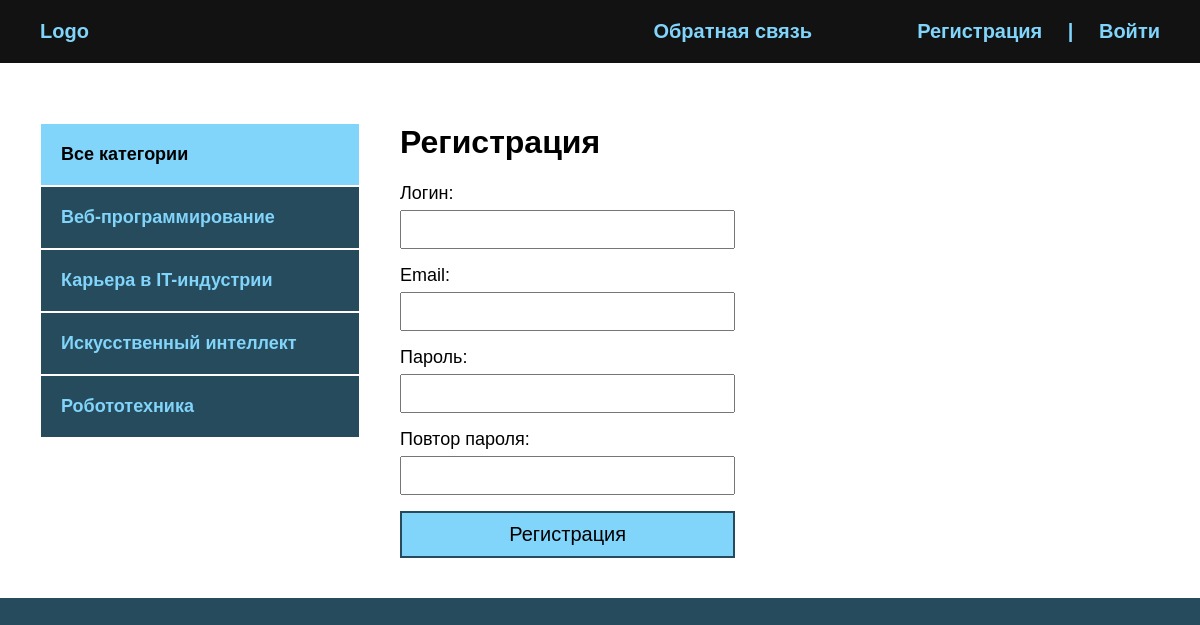
Screenshot of /register/ with the database file from the repository.
### blog/models.py (models this page shows, shortened)
class Category(models.Model):
    name = models.CharField(max_length=100, verbose_name='Категория')  # название категории
    slug = models.SlugField(max_length=200, unique=True, verbose_name='URL')
    def get_absolute_url(self):
        return reverse('category', kwargs={'cat_slug': self.slug})
    class Meta:  # Это доп-й функционал кот-й мы можем дополнять к классу.
        verbose_name = 'Категория'  # verbose_name перевели элементы, которые перечисляются в единственном числе. В единственном числе.
        verbose_name_plural = 'Категории'  # Во множественном числе.

### blog/views.py (the view, shortened to what this page needs)
# urls.py: path('register/', RegisterUser.as_view(), name='register'),  # Путь для регистрации
class RegisterUser(DataMixin, CreateView):
    form_class = RegisterUserForm
    template_name = 'blog/register.html'
    def get_context_data(self, *, object_list=None, **kwargs):
        context = super().get_context_data(**kwargs)
        c_def = self.get_user_context(title='Регистрация')
        return dict(list(context.items()) + list(c_def.items()))

### blog/forms.py
class RegisterUserForm(UserCreationForm):
    username = forms.CharField(label='Логин', widget=forms.TextInput(attrs={'class': 'form-input'}))
    email = forms.EmailField(widget=forms.EmailInput(attrs={'class': 'form-input'})) # EmailField - будет добавлять проверку на валидацию поля
    password1 = forms.CharField(label='Пароль', widget=forms.PasswordInput(attrs={'class': 'form-input'}))
    password2 = forms.CharField(label='Повтор пароля', widget=forms.PasswordInput(attrs={'class': 'form-input'}))
    class Meta:
        model = User # В данную модель будем данные сохранять
        fields = ['username', 'email', 'password1', 'password2']

### blog/utils.py (called while the page is built)
    def get_user_context(self, **kwargs):  # создадим контекст для шаблона
        context = kwargs  # kwargs - в него будут приходить принимаемые аргументы
        cats = Category.objects.annotate(Count('blog'))  # Пускай считает кол-во элементов в блоге, annotate - связывает блог с категорией и считаем кол-во элементов в блоке.
        user_menu = menu.copy()  # получаем копию словаря
        if not self.request.user.is_authenticated:  # если пользователь не аутентифицирован, удаляем 'title': 'Добавить статью'
            user_menu.pop(0)
        context['menu'] = user_menu  # в конетексте у каждого пункта используется меню
        context['cats'] = cats  # к каждой статье принимается категория
        if 'cat_selected' not in context:
            context['cat_selected'] = 0
        return context

### blog/templates/blog/register.html (shortened to what this page needs)
{% extends 'blog/base.html' %}
{% block content %}
<h1>{{ title }}</h1>
<form action="{% url 'register' %}" method="post">
    {{ form.as_p }}
    <button>Регистрация</button>
</form>
{% endblock %}

### blog/templates/blog/base.html (shortened to what this page needs)
{% load static %}
{% load blog_tags %}
<!DOCTYPE html>
<html lang="en">
<head>
    <link rel="stylesheet" href="{% static 'css/style.css' %}">
</head>
<body>
<div class="header">
    <div class="wrap">
        <ul class="mainmenu">
            <li class="logo"><a href="{% url 'index' %}">Logo</a></li>
            {% for m in menu %}
            <li class="last"><a href="{% url m.url_name %}">{{ m.title }}</a></li>
            {% endfor %}
            {% if request.user.is_authenticated %}
            <li class="last">{{ user.username }} | <a href="{% url 'logout' %}">Выйти</a></li>
            {% else %}
            <li class="last">
                <a href="{% url 'register' %}">Регистрация</a> | <a href="{% url 'login' %}">Войти</a>
            </li>
            {% endif %}
        </ul>
    </div>
</div>
<div class="content">
    <div class="wrap">
        <div class="sidebar">
            <ul>
                {% if cat_selected == 0 %}
                <li class="selected">Все категории</li>
                {% else %}
                <li><a href="{% url 'index' %}">Все категории</a></li>
                {% endif %}
                {% for c in cats %}
                {% if c.blog__count > 0 %}
                {% if c.pk == cat_selected %}
                <li class="selected">{{ c.name }}</li>
                {% else %}
                <li><a href="{{ c.get_absolute_url }}">{{ c.name }}</a></li>
                {% endif %}
                {% endif %}
                {% endfor %}
            </ul>
        </div>
        <div class="main">
            {% block content %}
            {% endblock %}
        </div>
    </div>
</div>
</body>
</html>

### blog/static/css/style.css (style rules this page uses)
body { margin: 0; padding: 0; background: #264b5d; font-family: Verdana, Geneva, Tahoma, sans-serif; }
.wrap { max-width: 1200px; margin: 0 auto; }
.content .wrap { background: #FFF; padding: 40px; box-sizing: border-box; display: flex; }
ul { list-style: none; margin: 0; padding: 0; }
a { color: #81d4fa; text-decoration: none; padding: 20px; }
.header { background: #121212; }
.mainmenu { display: flex; align-items: center; font-size: 20px; font-weight: bold; padding: 20px; justify-content: space-between; }
.logo { flex-basis: 40%; }
.last { flex-basis: 30%; text-align: right; color: #81d4fa; }
.sidebar ul { width: 320px; margin-right: 40px; margin-top: 20px; }
.sidebar a { padding: 20px; display: block; border: 1px solid #FFF; background: #264b5d; font-weight: bold; font-size: 18px; }
.selected { font-size: 18px; padding: 20px; border: 1px solid #FFF; font-weight: bold; background: #81d4fa; }
.form-input { width: 100%; padding: 10px; box-sizing: border-box; }
button { background: #81d4fa; border: 2px solid #264b5d; width: 100%; padding: 10px; font-size: 20px; cursor: pointer; }
form label { font-size: 18px; }
input, textarea { width: 100%; margin-top: 6px; padding: 6px; box-sizing: border-box; }
label { font-size: 20px; }
.last a { display: inline; }

### rows the page displays
Category: name "Веб-программирование"
Category: name "Карьера в IT-индустрии"
Category: name "Искусственный интеллект"
Category: name "Робототехника"

### other values shown
{{ m.title }} "Обратная связь"
{{ title }} "Регистрация"
